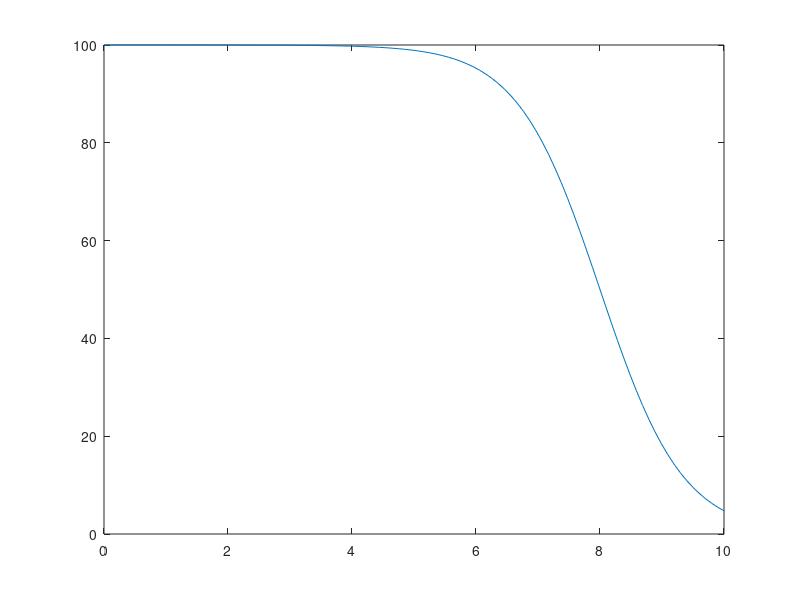

Write the MATLAB code that produced this figure.
clc;clear;close all;

vis = 10;
R50 = .8*vis;

r = linspace(0,vis)';
sig = 1.0./ (1+exp((r-R50).*12./R50));

plot(r,100*sig)
ylim([0 100])